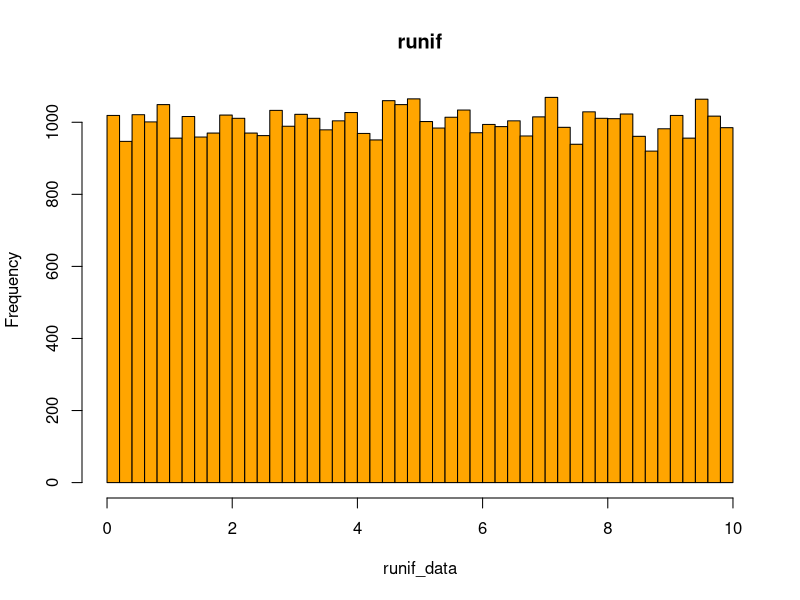
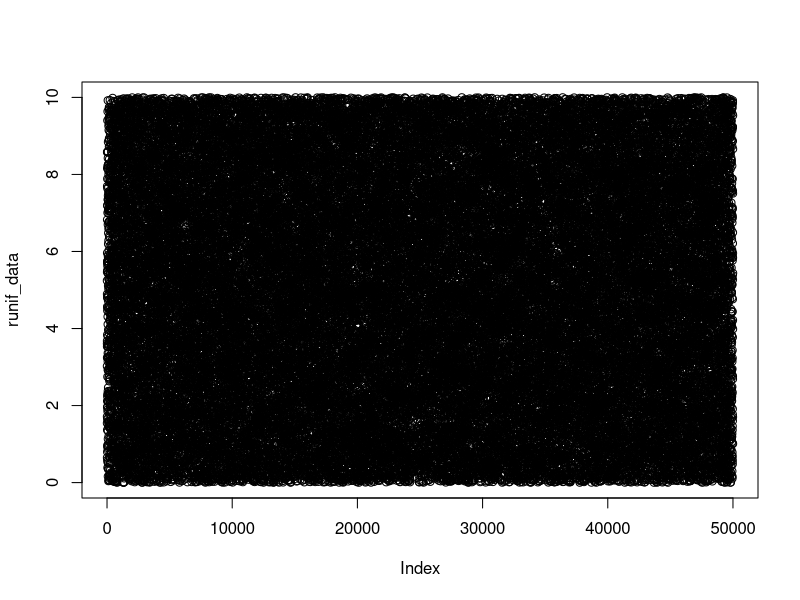
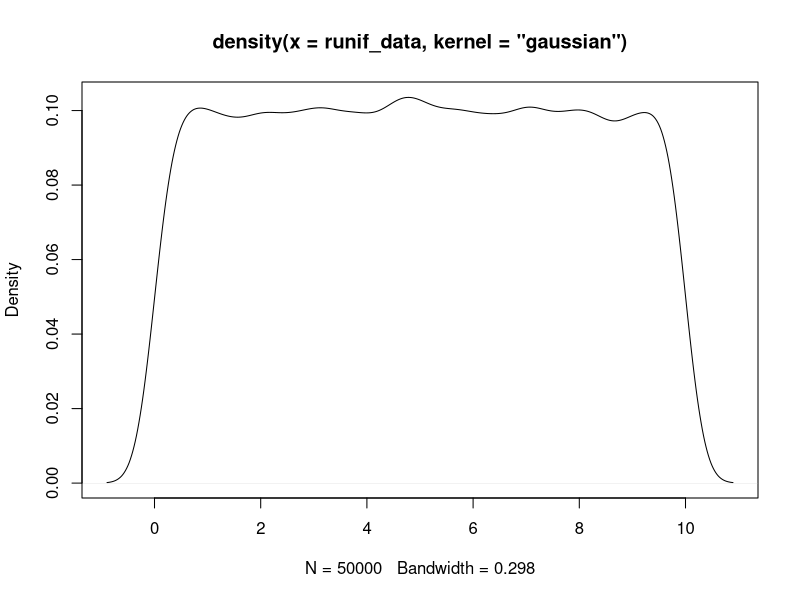
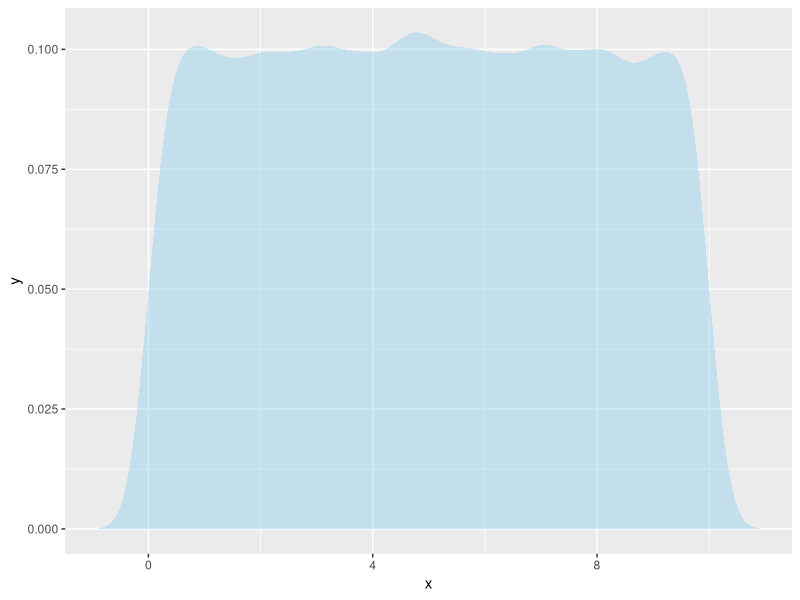
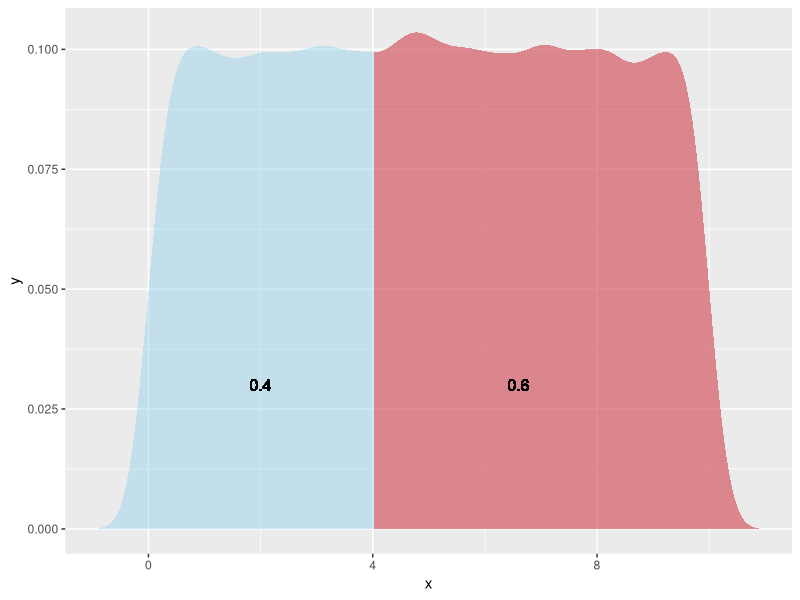
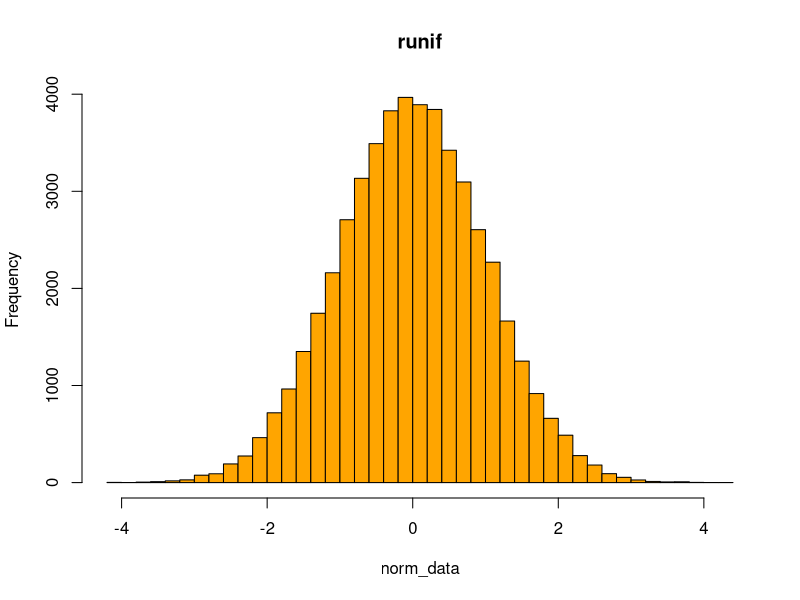
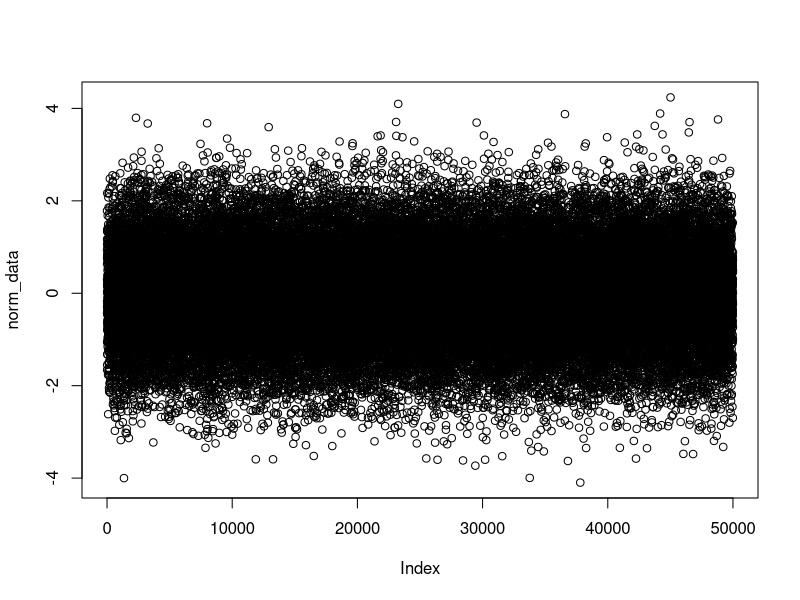
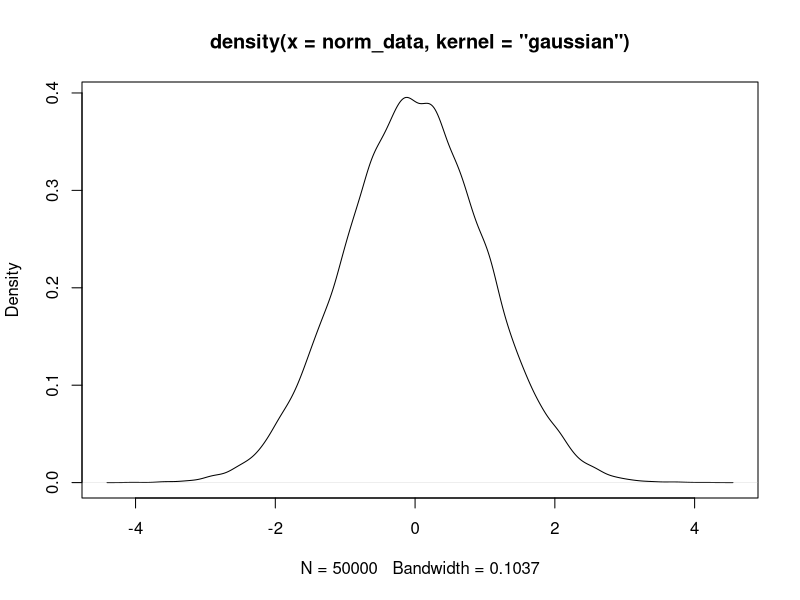

R code for these plots, in order:
# https://www.kaggle.com/hamelg/intro-to-r-part-22-probability-distributions
# https://www.youtube.com/watch?v=Rxe086csxTU
###################################   Setup   ##########################################
library(ggplot2)

# for reproducibility of simulated data
SEED <- 1151
set.seed(SEED)

N <- 50000

###################################   Random Uniform Distribution   ##########################################

# Random Uniform Distribution
# 5k random numbers between 1 and 5
runif_data <- runif(N, 0, 10)
head(runif_data, 25)

mean(runif_data)
sd(runif_data)
var(runif_data)

hist(runif_data, breaks =  51, col = "orange", main = "runif")
plot(runif_data, type = "p")

# good video explaining calculating density/kde https://www.youtube.com/watch?v=x5zLaWT5KPs&t=322s
# kde is alot better with non uniform distributions, but this look pretty
plot(density(runif_data,kernel="gaussian"))

runif_frame = with(density(runif_data,kernel="gaussian"),  # Create data frame density values
                  data.frame(x,y))  


runif_plot <- ggplot(data = runif_frame, aes(x = x, y = y)) +   # Create the plot
  geom_line(color="NA")+
  geom_ribbon(data=subset(runif_frame,x > -1 & x < 11),
              aes(ymax=y, ymin=0),
              fill="skyblue", 
              alpha=0.4)

runif_plot


# getting probability of getting something to the left 
# of quantile/value aka cumulative distribution function
punif(q=4, min=0, max=10) # 40% chance of randomly selecting 4 or less
punif(q=10, min=0, max=10) # 100% chance of randomly select 10 or less

# getting quantile/value of given percentage
qunif(p=.4, min=0, max=10)
qunif(p=1, min=0, max=10)

# probability of picking something less than 6 is 60%
# 60% chance to pick something less than 6

runif_plot_with_prob_cutoffs <- runif_plot  +
  geom_ribbon(data=subset(runif_frame,x > qunif(p=.4, min=0, max=10)),
              aes(ymax=y, ymin=0),
              fill="red", 
              alpha=0.4)+
  geom_text(x=2,y=0.03,label=round(punif(q=4, min=0, max=10),4),size=4) +
  geom_text(x=6.6,y=0.03,label=round(1-punif(q=4, min=0, max=10),4),size=4)

runif_plot_with_prob_cutoffs


# gets you the the density of a value (height of curve)
# will be .1 for all values because all values have an equal
# probability

# this will not look right if youre looking at a density curve with small n
# also not having correct kde parameters (kernel, bandwith, weight, etc..) doesnt help
dunif(x=0, min=0, max=10)
dunif(x=5.2, min=0, max=10)
dunif(x=10, min=0, max=10)
dunif(x=11, min=0, max=10)

###################################   Normal/Gaussian Distribution   ##########################################

# Gaussian dist is characterized by its mean and sd. 
# There is no explicit range of values like in the uniform dist,
# but spread is dictated by the sd you provide it
norm_data <- rnorm(N, mean=0, sd=1)
head(norm_data,25)

min(norm_data)
max(norm_data)
mean(norm_data)
sd(norm_data)
var(norm_data)

hist(norm_data, breaks =  51, col = "orange", main = "runif")
plot(norm_data, type = "p")

plot(density(norm_data,kernel="gaussian"))

norm_frame = with(density(norm_data,kernel="gaussian"),  # Create data frame density values
                   data.frame(x,y))  


norm_plot <- ggplot(data = norm_frame, aes(x = x, y = y)) +   # Create the plot
  geom_line(color="NA")+
  geom_ribbon(data=subset(norm_frame,x > -5 & x < 5),
              aes(ymax=y, ymin=0),
              fill="skyblue", 
              alpha=0.4)+
  xlim(-4,4)


norm_plot

# bulk of observations are clustered around the mean making a bell shape curve
# roughly 68% of obs lie within 1 sd, 95% within 2 sd, and 99.7% within 3

# visually seeing this

norm_mean <- mean(norm_data)
norm_sd <- sd(norm_data)

plus_one_sd <-  norm_mean+norm_sd
minus_one_sd <-  norm_mean-norm_sd

plus_two_sd <- norm_mean+norm_sd*2
minus_two_sd <- norm_mean-norm_sd*2

plus_three_sd <- norm_mean+norm_sd*3
minus_three_sd <- norm_mean-norm_sd*3

norm_plot_w_m_and_sd <- norm_plot + 
    geom_ribbon(data=subset(norm_frame,x > minus_three_sd & x < plus_three_sd),
              aes(ymax=y, ymin=0),
              fill="red", 
              alpha=0.4)+
  geom_ribbon(data=subset(norm_frame,x > minus_two_sd & x < plus_two_sd),
              aes(ymax=y, ymin=0),
              fill="yellow", 
              alpha=0.4)+
  geom_ribbon(data=subset(norm_frame,x > minus_one_sd & x < plus_one_sd),
              aes(ymax=y, ymin=0),
              fill="green", 
              alpha=0.4)+
  geom_vline(xintercept = norm_mean, color="black")
  
norm_plot_w_m_and_sd

# calculating this, note abs(q) is the sd to make it easier

# probability of getting a value less than -1
pnorm(q=-1, mean=0, sd=1)
# probability of getting a value more than -1
1-pnorm(q=-1, mean=0, sd=1)

# probability of getting a value less than 1
pnorm(q=1, mean=0, sd=1)
# probability of getting a value more than 1
1-pnorm(q=1, mean=0, sd=1)

# Get prob of observing a value less than -1
prob_under_minus1 <- pnorm(q=-1, mean=0, sd=1)

# Get prob of observing a value over 1
prob_over_1 <-  1-pnorm(q=1, mean=0, sd=1)

# Prob between -1 and 1, aka 1 sd
between_prob <- 1-(prob_under_minus1+prob_over_1)  

norm_plot_w_calc <- norm_plot + 
  geom_ribbon(data=subset(norm_frame,x < minus_one_sd),
              aes(ymax=y, ymin=0),
              fill="red", 
              alpha=0.4)+
  geom_ribbon(data=subset(norm_frame,x > minus_one_sd),
              aes(ymax=y, ymin=0),
              fill="red", 
              alpha=0.4)+
  geom_ribbon(data=subset(norm_frame,x > minus_one_sd & x < plus_one_sd),
              aes(ymax=y, ymin=0),
              fill="green", 
              alpha=0.4)+
  geom_text(x=-1.6,y=0.03,label=round(prob_under_minus1,4),size=4) +
  geom_text(x=1.6,y=0.03,label=round(prob_under_minus1,4),size=4) +
  geom_text(x=0,y=0.1,label=round(1-(prob_under_minus1*2),4),size=5) 

norm_plot_w_calc


qnorm(p = .99, mean=0, sd=1) # 99% chance to randomly select an obs lower than this
qnorm(p = 0.75,mean=0, sd=1) # 75% chance to randomly select a obs lower than this
qnorm(p = 0.5,mean=0, sd=1) # 50% chance to randomly select a obs lower than this
qnorm(p = 0.25,mean=0, sd=1) # 25% chance to randomly select a obs lower than this
qnorm(p = .01,mean=0, sd=1) # 1% chance to randomly select a obs lower than this

# 2.5% left tail
left_cutoff <- qnorm(p = 0.025,mean=0, sd=1) # 2.5% chance to randomly select a obs lower than this
# 2.5% right tail
right_cutoff <- qnorm(p = 0.975,mean=0, sd=1) # 97.5% chance to randomly select a obs lower than this

# roughly 5% of data fall outside of these cutoffs (aka outside 2nd sd)
norm_plot_w_calc + 
  geom_vline(xintercept = left_cutoff, color="black")+
  geom_vline(xintercept = right_cutoff, color="black")

###################################   Binomial Distribution   ##########################################
# occurrences of an event happening n amount of times given a probability of success

binom_data <- rbinom(N, size=10, prob=.5)
table(binom_data)
hist(binom_data, breaks=seq(-.5, 10.5, 1))

###################################   Bernouli Trial/Distribution   ##########################################
# Bernouli trials is a single event that has only 2 outcomes (binary variables)
# heads or tails, <= 100 or > 100

bernouli_sequence <- rbinom(N, size=1, prob=.95)
mean(bernouli_sequence)
